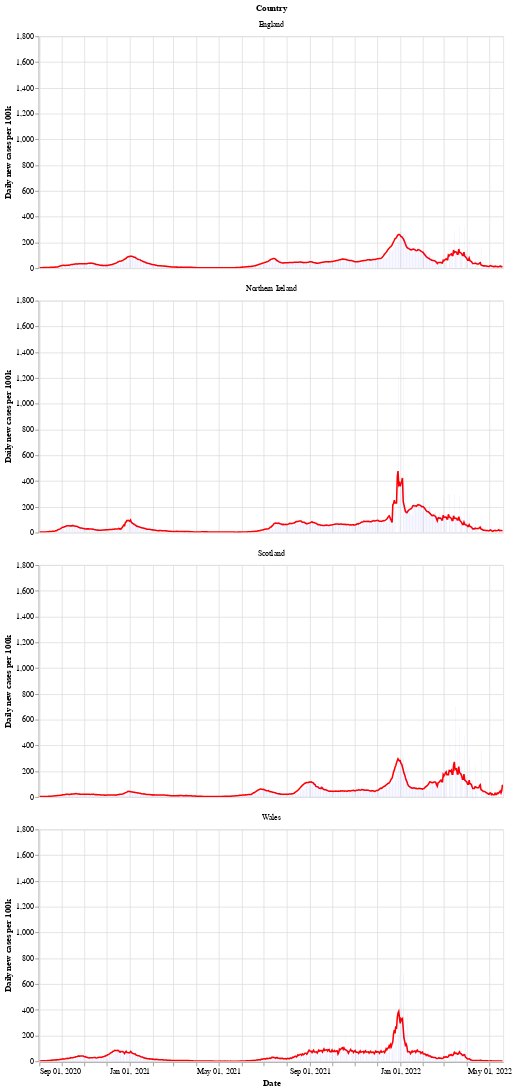

Notebook source saved alongside this figure:
### Markdown cell above
Next is a bar chart of the number of new cases in each country (per 100k population), with the 7 day moving average of cases. Again we see that Wales saw a longer period of raising and falling cases compared to the other countries.

After a period of cases falling, each nation is now seeing a rise in the number of cases - especially in Wales.

### Code cell
# collapse
bars = alt.Chart(uk_cases).mark_bar().encode(
    x=alt.X("yearmonthdate(date):T", axis=alt.Axis(title='Date')),
    y=alt.Y("newCasesRate:Q", axis=alt.Axis(title='Daily new cases per 100k')),
    tooltip='newCasesRate',
    color=alt.condition(
        alt.datum.dailyChange > 0,
        alt.value("orange"),  # The positive color
        alt.value("blue")  # The negative color
    )
).properties(title='New cases per 100k population with rolling 7 day average', width=600).interactive()
line = alt.Chart(uk_cases).mark_line(
    color='red',
    size=2,
).transform_window(
    rolling_mean='mean(newCasesRate)',
    frame=[0, 7],
    groupby=['areaName']
).encode(
    x='yearmonthdate(date):T',
    y='rolling_mean:Q'
)
alt.layer(line, bars, data=uk_cases).facet(alt.Row('areaName', title='Country'), columns=1)

### Figure 1 — Vega-Lite specification as saved in the notebook (floating-point values rounded to 4 significant figures; data arrays with more than 128 entries replaced by an {"elided": "..."} marker saying what was removed)
{"config": {"view": {"continuousWidth": 400, "continuousHeight": 300}}, "data": {"name": "data-841db3ef6b85ec483a3c15141d8a57a9"}, "facet": {"type": "nominal", "field": "areaName", "title": "Country"}, "spec": {"layer": [{"mark": {"type": "line", "color": "red", "size": 2}, "encoding": {"x": {"type": "temporal", "field": "date", "timeUnit": "yearmonthdate"}, "y": {"type": "quantitative", "field": "rolling_mean"}}, "transform": [{"window": [{"op": "mean", "field": "newCasesRate", "as": "rolling_mean"}], "frame": [0, 7], "groupby": ["areaName"]}]}, {"mark": "bar", "encoding": {"color": {"condition": {"value": "orange", "test": "(datum.dailyChange > 0)"}, "value": "blue"}, "tooltip": {"type": "quantitative", "field": "newCasesRate"}, "x": {"type": "temporal", "axis": {"title": "Date"}, "field": "date", "timeUnit": "yearmonthdate"}, "y": {"type": "quantitative", "axis": {"title": "Daily new cases per 100k"}, "field": "newCasesRate"}}, "selection": {"selector002": {"type": "interval", "bind": "scales", "encodings": ["x", "y"]}}, "title": "New cases per 100k population with rolling 7 day average", "width": 600}]}, "columns": 1, "$schema": "https://vega.github.io/schema/vega-lite/v4.8.1.json", "datasets": {"data-841db3ef6b85ec483a3c15141d8a57a9": {"elided": "2504 records"}}}
